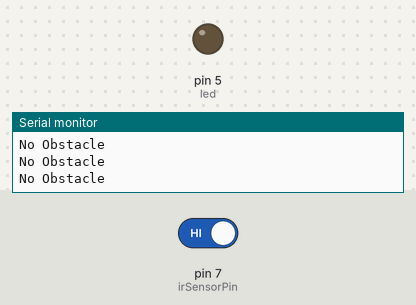
Recording of a sketch running on a simulated Arduino Uno, built with avr-gcc and run on an emulated ATmega328P. Shown: output pins drawn as LEDs (lit = HIGH), the last lines printed to the serial monitor. Inputs (shaded band) come from the test bench; at power-on: pin 7 (irSensorPin) HIGH.

Above: at 2.8 s.
2.9 s: pin 7 (irSensorPin) driven LOW
At 3.5 s:
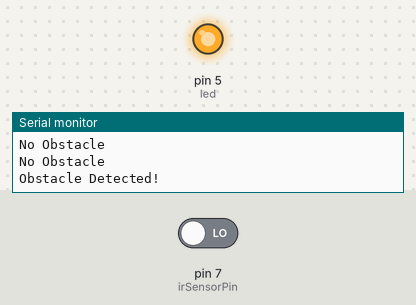
4.5 s: pin 7 (irSensorPin) driven HIGH
At 6.2 s:
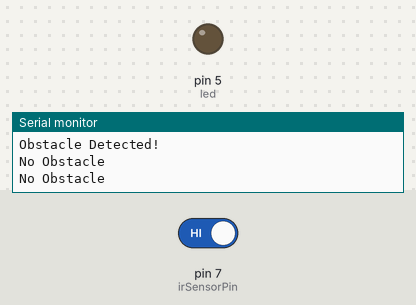
Timing chart, 0 to 7.7 s (numbered marks = the images above; inputs shaded):
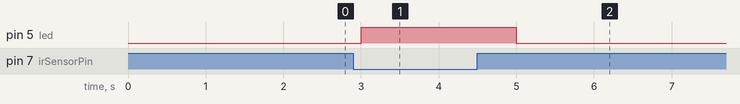

Measured:
- after the input at 2.9 s, pin 5 (led): LOW → HIGH after 0.10 s
- after the input at 4.5 s, pin 5 (led): HIGH → LOW after 0.50 s

The sketch:

sketch_oct18d.ino
```cpp
const int irSensorPin = 7; // Define the Arduino pin connected to the IR sensor
int obstacleDetected = 0;
int led=5;// Variable to store detection status (0 or 1)

void setup(){
  pinMode(led,OUTPUT);
  pinMode(irSensorPin, INPUT); // Set the IR sensor pin as an input
  Serial.begin(9600); // Initialize serial communication for debugging
}
void loop() {

  obstacleDetected = digitalRead(irSensorPin); // Read the IR sensor

  if (obstacleDetected == LOW)
  {
    digitalWrite(led,HIGH);
    Serial.println("Obstacle Detected!"); // Print a message when an obstacle is detected
  }

  else {
    digitalWrite(led,LOW);
    Serial.println("No Obstacle"); // Print a message when no obstacle is detected
   }

  delay(1000); // Delay for 1 second before reading the sensor again
}
```
